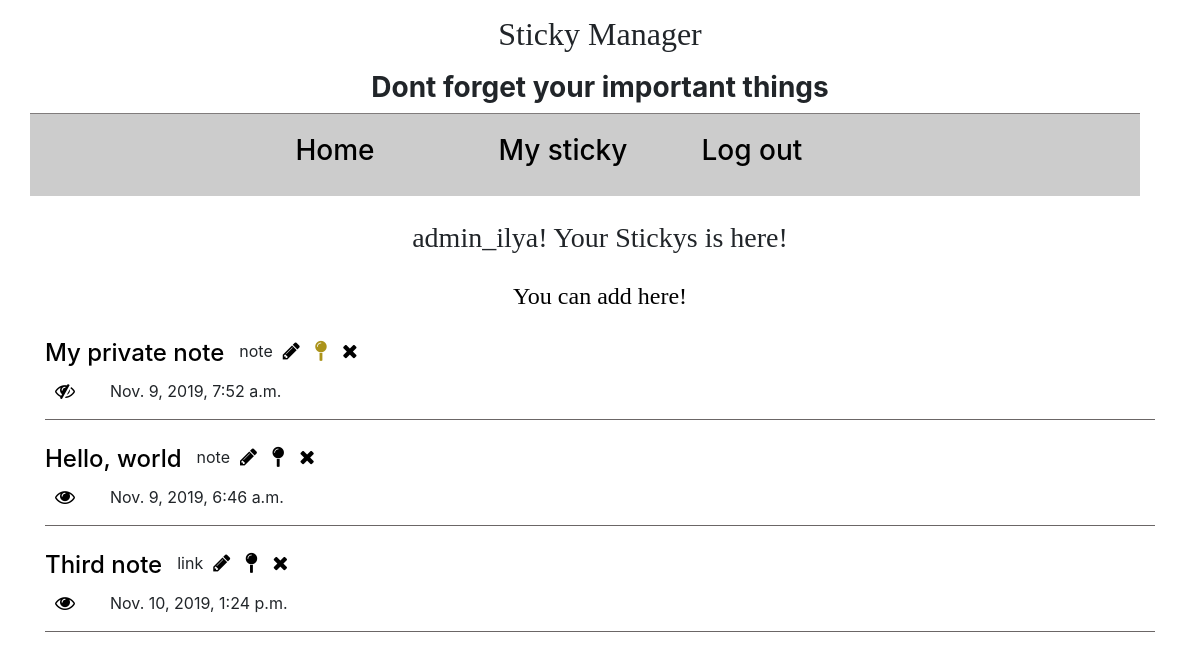
The page /my_sticky/admin_ilya/ (signed in) on the database its author committed.
### mainApp/models.py (models this page shows, shortened)
class Sticky(models.Model):
    title = models.CharField(max_length=50)
    content = models.TextField()
    CHOICES_FIELD = (('link', 'link'), ('note', 'note'),
                     ('memo', 'memo'), ('TODO', 'TODO'))
    category = models.CharField(max_length=20, choices=CHOICES_FIELD)
    favorite = models.BooleanField(default=False)
    user = models.ForeignKey(to=User, on_delete=models.CASCADE)
    date_added = models.DateTimeField(auto_now_add=True)
    uuidu = models.UUIDField(
        default=uuid.uuid4, editable=False, verbose_name='uuid')
    is_public = models.BooleanField(default=False)

### mainApp/views.py (the view)
# urls.py: path('my_sticky/<slug:user_name>/', views.my_sticky, name='my_sticky'),
def my_sticky(request, user_name):
    user = User.objects.get(username=user_name)
    if request.user.is_authenticated and request.user.username == user.username:
        y_sticky = Sticky.objects.filter(user=user).order_by('-favorite')
        context = {'stickys': y_sticky, 'user': user}
        return render(request, 'my_sticky.html', context)
    else:
        return redirect('mainApp:404')

### mainApp/templates/my_sticky.html (shortened to what this page needs)
{% extends 'base.html' %}
{% block content %}
	<section>
		<div class="container">
			<div class="row">
				<div class="col-md-12 sticky__">
					<h3 class="sticky__logo"> {{user.username}}! Your Stickys is here!</h3>
					<a href="{% url 'mainApp:create_sticky' user.username %}">
						<h4 class='sticky__logo'>You can add here!</h4>
					</a>
					{% for s in stickys %}
						<div class="d-flex">
							<a href="{% url 'mainApp:sticky' user.username s.uuidu %}">
								<h4>{{s.title}}</h4>
							</a>
							<p class="sticky__category">{{s.category}}</p>
							<h5>
								<a href="{% url 'mainApp:edit_sticky' user.username s.uuidu %}">
									<i class="fa fa-pencil img__pen"></i>
								</a>
								<a href="{% url 'mainApp:favorite_sticky' user.username s.uuidu %}">
									{% if s.favorite == False %}
										<i class="fa fa-map-pin img__fav"></i>
									{% else %}
										<i class="fa fa-map-pin img__Tfav"></i>
									{% endif %}
								</a>
								<a href="{% url 'mainApp:delete_sticky' user.username s.uuidu %}">
									<i class="fa fa-times img__pen"></i>
								</a>
							</h5>
						</div>
						<div class="border_bottom d-flex sticky__fordiv">
							<a href="{%url 'mainApp:public_sticky' user.username s.uuidu%}">
							{% if s.is_public == True %}
								<h5 class="sticky__date">
									<i class="fa fa-eye img__pen"></i>
								</h5>
							{% else %}
								<h5 class="sticky__date">
									<i class="fa fa-eye-slash img__pen"></i>
								</h5>
							{% endif %}
						</a>
							<p class="sticky__category">{{ s.date_added }}</p>
						</div>
					{% endfor %}
				</div>
			</div>
		</div>
	</section>
{% endblock content %}

### mainApp/static/css/mainStyle.css (style rules this page uses)
.border_bottom { border-bottom: 1px solid #6b6666; }
a { color: black; }
.sticky__ { padding-top: 25px; padding-bottom: 15px; }
.sticky__logo { padding-top: 0px; padding-bottom: 20px; font-family: cursive; text-align: center; }
.sticky__category { padding-left: 15px; }
.sticky__date { padding-right: 20px; text-align: left; }
.sticky__fordiv { margin-bottom: 25px; }
.img__pen { margin-left: 10px; }
.img__fav { margin-left: 10px; }
.img__Tfav { margin-left: 10px; color: #ab931a; }

### rows shown on the page
Sticky: title "My private note", category "note", favorite True (drawn), is_public False (drawn), date_added "Nov. 9, 2019, 7:52 a.m."
Sticky: title "Hello, world", category "note", favorite False (drawn), is_public True (drawn), date_added "Nov. 9, 2019, 6:46 a.m."
Sticky: title "Third note", category "link", favorite False (drawn), is_public True (drawn), date_added "Nov. 10, 2019, 1:24 p.m."

### other values the page prints
{{ user.username }} "admin_ilya"
